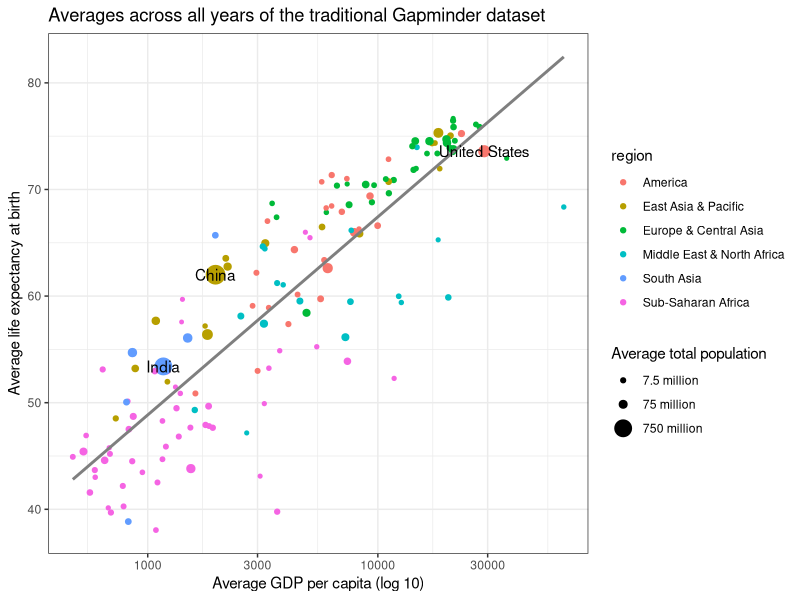

This chart was generated by the following R code:
## ---- chunk 1

# Load required libraries

library(tidyverse)

## ---- chunk 2

# data comes from http://www.gapminder.org/

gap <- read_csv("../data/gapminder_avg.csv")
names(gap) <- c("country","gdp","life.exp","pop","region","color")

## ---- chunk 3

ggplot(gap, aes(x=gdp, y=life.exp)) +
  geom_point(aes(size=pop, color=region)) +
  scale_x_log10() + 
  labs(x="Average GDP per capita (log 10)", y="Average life expectancy at birth", title="Averages across all years of the traditional Gapminder dataset") +
  scale_size_continuous(name="Average total population", breaks=c(7500000,75000000,750000000),labels=c("7.5 million","75 million","750 million")) +
  geom_smooth(method="lm", se=FALSE, color="gray50") +
  geom_text(data=gap %>% filter(pop>200000000), aes(label=country)) +
  theme_bw()

